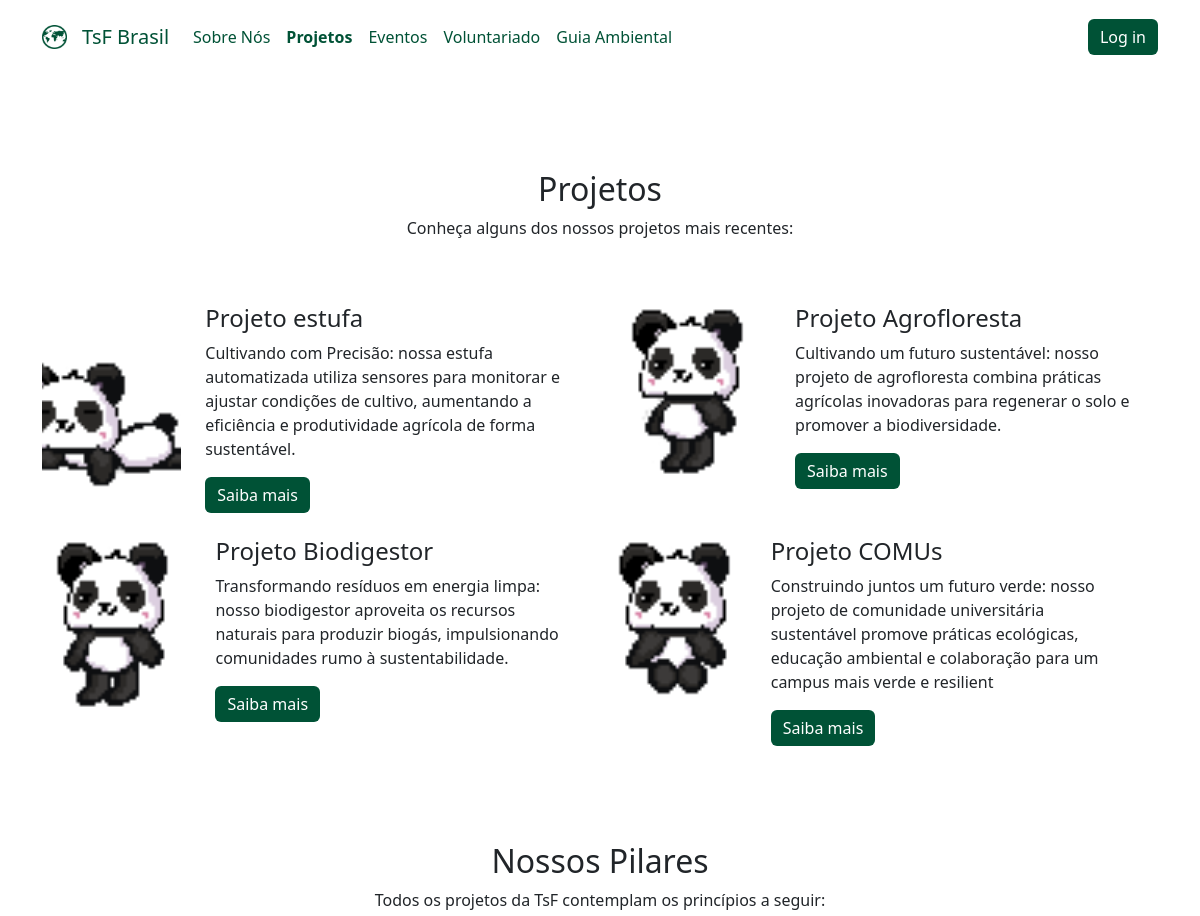
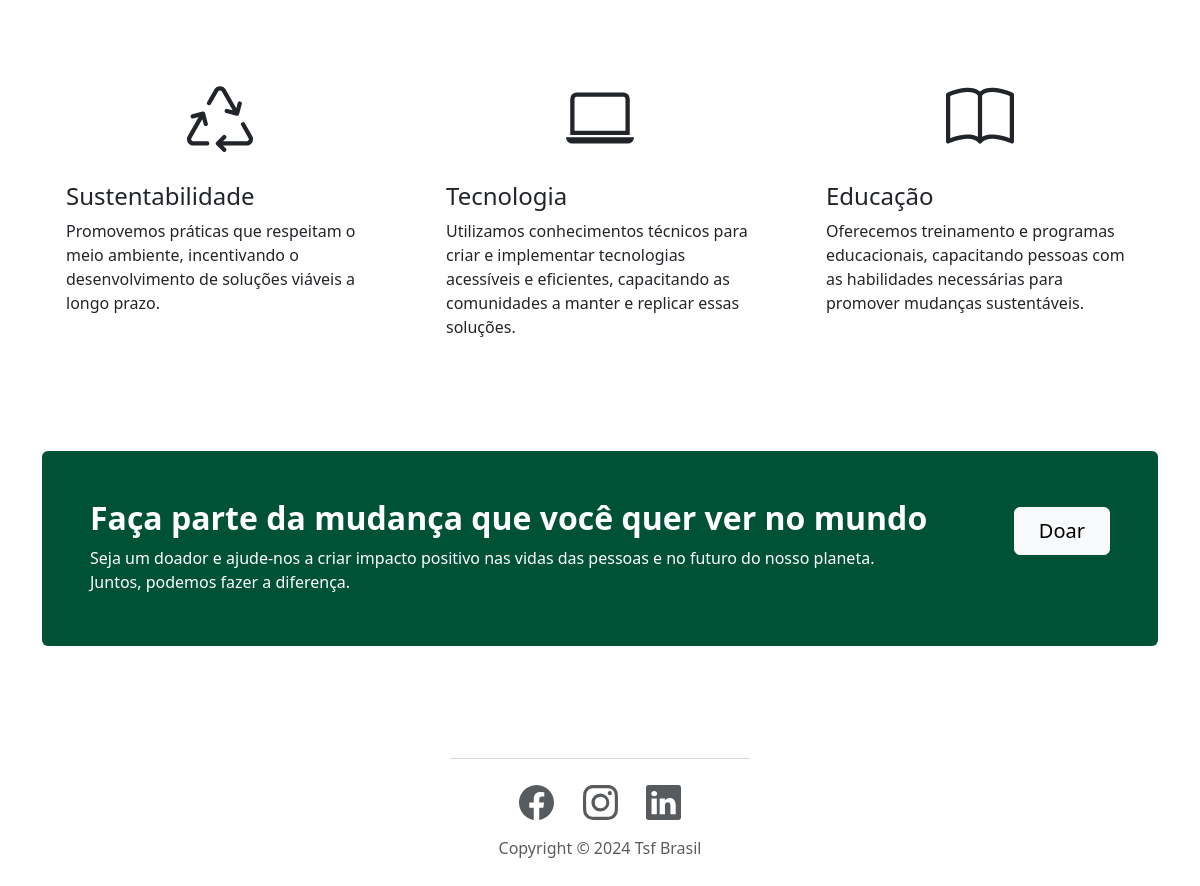
The page /prj/ on the database its author committed (2 pictures, top to bottom).
### tsfApp/models.py (models this page shows, shortened)
class project(models.Model):
    project_id = models.CharField(max_length=100)
    project_name = models.CharField(max_length=100)
    project_description = models.TextField(default='Default project text')
    project_text = models.TextField(default='Default project text')
    project_image = models.ImageField(upload_to='project_images')
    project_created_at = models.DateTimeField(auto_now_add=True)
    project_deleted_at = models.DateTimeField(auto_now_add=True)
    objects = models.Manager()

### tsfApp/views.py (the view)
# urls.py: path('prj/', views.prj, name='prj'),
def prj(request):
    projetos   = project.objects.all()
    return render(request, 'prj.html', {'projetos': projetos})

### templates/prj.html (shortened to what this page needs)
<!doctype html>
{% load static %}
<link rel="stylesheet" href="{% static 'css/bootstrap.min.css' %}" />
<link rel="stylesheet" href="{% static 'css/Features-Minimal-icons.css' %}" />
<link rel="stylesheet" href="{% static 'css/Footer-Basic-icons.css' %}" />
<link rel="stylesheet" href="{% static 'css/Hero-Carousel-images.css' %}" />
<link rel="stylesheet" href="{% static 'css/bootstrap.min.css' %}" />
<html data-bs-theme="light" lang="en">
    <head>
        <link rel="stylesheet" href="assets/bootstrap/css/bootstrap.min.css" />
        <link rel="stylesheet" href="assets/css/Features-Minimal-icons.css" />
        <link rel="stylesheet" href="assets/css/Footer-Basic-icons.css" />
        <link rel="stylesheet" href="assets/css/Hero-Carousel-images.css" />
    </head>
    <body>
        <nav
            id="menu"
            class="navbar navbar-expand-md sticky-top bg-body py-3"
            style="width: 100%; overflow-x: hidden"
        >
            <div class="container">
                <a class="navbar-brand d-flex align-items-center" href="/"
                    ><span
                        class="bs-icon-sm bs-icon-rounded bs-icon-primary d-flex justify-content-center align-items-center me-2 bs-icon"
                        style="background: #ffffff80"
                        ><img
                            src="Técnica sem Fronteiras LOGO 1 (Traced).png"
                            style="width: auto; height: 24px" /></span
                    ><span style="color: #005236">TsF Brasil</span></a
                >
                <div id="navcol-1" class="collapse navbar-collapse">
                    <ul class="navbar-nav me-auto">
                        <li id="sobre" class="nav-item">
                            <a
                                class="nav-link"
                                href="/sobre"
                                style="color: #005236"
                                >Sobre Nós</a
                            >
                        </li>
                        <li id="prj" class="nav-item">
                            <a
                                class="nav-link"
                                href="/prj"
                                style="color: #005236; font-weight: bold"
                                >Projetos</a
                            >
                        </li>
                        <li id="eventos" class="nav-item">
                            <a
                                class="nav-link active"
                                href="/eventos"
                                style="color: #005236"
                                >Eventos</a
                            >
                        </li>
                        <li id="voluntariado" class="nav-item">
                            <a
                                class="nav-link"
                                href="/voluntariado"
                                style="color: #005236"
                                >Voluntariado</a
                            >
                        </li>
                        <li id="guia" class="nav-item">
                            <a
                                class="nav-link"
                                href="/guia"
                                style="color: #005236"
                                >Guia Ambiental </a
                            >
                        </li>
                    </ul>
                    <a
                        class="btn btn-primary"
                        href="/login"
                        style="background: #005236; border-style: none"
                        >Log in
                    </a>
                </div>
            </div>
        </nav>
        <section class="py-4 py-xl-5">
            <div class="container py-4 py-xl-5">
                <div class="row mb-5">
                    <div class="col-md-8 col-xl-6 text-center mx-auto">
                        <h2>Projetos</h2>
                        <p class="w-lg-50">
                            Conheça alguns dos nossos projetos mais recentes:
                        </p>
                    </div>
                </div>
                <div class="row gy-4 row-cols-1 row-cols-md-2">
                    {% for projeto in projetos %}
                    <div class="col">
                        <div class="d-flex flex-column flex-lg-row">
                            <div class="w-100">
                                <img
                                    class="rounded img-fluid d-block w-100 fit-cover"
                                    style="height: 200px"
                                    src="{{projeto.project_image.url}}"
                                />
                            </div>
                            <div
                                class="py-4 py-lg-0 px-lg-4"
                                style="max-width: 750px"
                            >
                                <h4>{{ projeto.project_name }}</h4>
                                <p>{{ projeto.project_description }}</p>
                                <a
                                    class="btn btn-primary"
                                    href="./{{ projeto.id }}"
                                    style="
                                        background: #005236;
                                        border-style: none;
                                    "
                                    >Saiba mais
                                </a>
                            </div>
                        </div>
                    </div>
                    {% endfor %}
                </div>
            </div>
            <div class="container py-4 py-xl-5">
                <div class="row mb-5">
                    <div class="col-md-8 col-xl-6 text-center mx-auto">
                        <h2>Nossos Pilares</h2>
                        <p class="w-lg-50">
                            Todos os projetos da TsF contemplam os princípios a
                            seguir:
                        </p>
                    </div>
                </div>
                <div class="row gy-4 row-cols-1 row-cols-md-2 row-cols-xl-3">
                    <div class="col">
                        <div class="p-4">
                            <div
                                class="d-flex d-xl-flex justify-content-center justify-content-xl-center"
                                style="padding-bottom: 30px"
                            >
                            </div>
                            <h4>Sustentabilidade</h4>
                            <p>
                                Promovemos práticas que respeitam o meio
                                ambiente, incentivando o desenvolvimento de
                                soluções viáveis a longo prazo.<br /><br />
                            </p>
                        </div>
                    </div>
                    <div class="col">
                        <div class="p-4">
                            <div
                                class="d-flex d-xl-flex justify-content-center justify-content-xl-center"
                                style="padding-bottom: 30px"
                            >
                            </div>
                            <h4>Tecnologia</h4>
                            <p>
                                Utilizamos conhecimentos técnicos para criar e
                                implementar tecnologias acessíveis e eficientes,
                                capacitando as comunidades a manter e replicar
                                essas soluções.<br /><br />
                            </p>
                        </div>
                    </div>
                    <div class="col">
                        <div class="p-4">
                            <div
                                class="d-flex d-xl-flex justify-content-center justify-content-xl-center"
                                style="padding-bottom: 30px"
                            >
                            </div>
                            <h4>Educação </h4>
                            <p>
                                Oferecemos treinamento e programas educacionais,
                                capacitando pessoas com as habilidades
                                necessárias para promover mudanças
                                sustentáveis.<br /><br />
                            </p>
                        </div>
                    </div>
                </div>
            </div>
            <div class="container">
                <div
                    class="text-white bg-primary border rounded border-0 border-primary d-flex flex-column justify-content-between flex-lg-row p-4 p-md-5"
                    style="
                        background-color: var(--bs-emphasis-color);
                        --bs-primary: #005236;
                        --bs-primary-rgb: 0, 82, 54;
                    "
                >
                    <div class="pb-2 pb-lg-1">
                        <h2 class="fw-bold mb-2">
                            Faça parte da mudança que você quer ver no mundo
                        </h2>
                        <p class="mb-0">
                            Seja um doador e ajude-nos a criar impacto positivo
                            nas vidas das pessoas e no futuro do nosso planeta.
                            <br />Juntos, podemos fazer a diferença.
                        </p>
                    </div>
                    <div class="my-2">
                        <a
                            class="btn btn-light fs-5 py-2 px-4"
                            role="button"
                            href="#"
                            >Doar</a
                        >
                    </div>
                </div>
            </div>
        </section>
        <footer class="text-center">
            <div class="container text-muted py-4 py-lg-5">
                <div
                    class="d-flex d-xxl-flex justify-content-center justify-content-xxl-center"
                    style="padding-bottom: 10px"
                >
                    <hr class="d-xxl-flex" style="width: 300px" />
                </div>
                <ul class="list-inline">
                    <li class="list-inline-item me-4">
                    </li>
                    <li class="list-inline-item me-4">
                    </li>
                    <li class="list-inline-item">
                    </li>
                </ul>
                <p class="mb-0">Copyright © 2024 Tsf Brasil</p>
            </div>
        </footer>
    </body>
</html>

### static/css/Hero-Carousel-images.css (style rules this page uses)
.fit-cover { object-fit: cover; }

### rows shown on the page
project: project_image (picture), project_name "Projeto estufa", project_description "Cultivando com Precisão: nossa estufa automatizada utiliza sensores para monitorar e ajustar condições de cultivo, aumentando a eficiência e produtividade agrícola de forma sustentável."
project: project_image (picture), project_name "Projeto Agrofloresta", project_description "Cultivando um futuro sustentável: nosso projeto de agrofloresta combina práticas agrícolas inovadoras para regenerar o solo e promover a biodiversidade."
project: project_image (picture), project_name "Projeto Biodigestor", project_description "Transformando resíduos em energia limpa: nosso biodigestor aproveita os recursos naturais para produzir biogás, impulsionando comunidades rumo à sustentabilidade."
project: project_image (picture), project_name "Projeto COMUs", project_description "Construindo juntos um futuro verde: nosso projeto de comunidade universitária sustentável promove práticas ecológicas, educação ambiental e colaboração para um campus mais verde e resilient"
